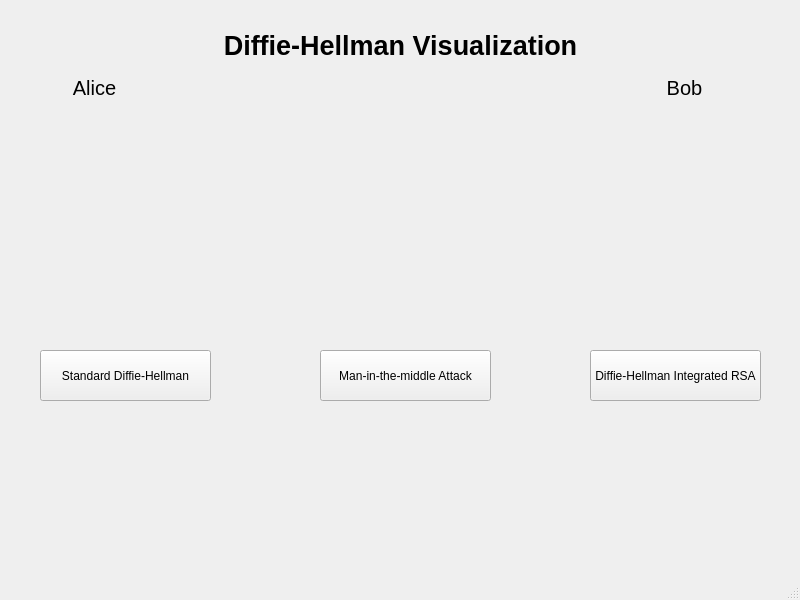
<?xml version="1.0" encoding="UTF-8"?>
<ui version="4.0">
 <class>MainWindow</class>
 <widget class="QMainWindow" name="MainWindow">
  <property name="geometry">
   <rect>
    <x>0</x>
    <y>0</y>
    <width>800</width>
    <height>600</height>
   </rect>
  </property>
  <property name="windowTitle">
   <string>MainWindow</string>
  </property>
  <widget class="QWidget" name="centralwidget">
   <widget class="QLabel" name="label">
    <property name="geometry">
     <rect>
      <x>70</x>
      <y>10</y>
      <width>661</width>
      <height>71</height>
     </rect>
    </property>
    <property name="font">
     <font>
      <pointsize>20</pointsize>
      <bold>true</bold>
     </font>
    </property>
    <property name="text">
     <string>Diffie-Hellman Visualization</string>
    </property>
    <property name="alignment">
     <set>Qt::AlignCenter</set>
    </property>
   </widget>
   <widget class="QLabel" name="Alice_image">
    <property name="geometry">
     <rect>
      <x>30</x>
      <y>100</y>
      <width>141</width>
      <height>141</height>
     </rect>
    </property>
    <property name="text">
     <string/>
    </property>
    <property name="pixmap">
     <pixmap>Image/coding (1).png</pixmap>
    </property>
    <property name="scaledContents">
     <bool>true</bool>
    </property>
   </widget>
   <widget class="QLabel" name="Bob_image">
    <property name="geometry">
     <rect>
      <x>620</x>
      <y>100</y>
      <width>141</width>
      <height>141</height>
     </rect>
    </property>
    <property name="text">
     <string/>
    </property>
    <property name="pixmap">
     <pixmap>Image/coding.png</pixmap>
    </property>
    <property name="scaledContents">
     <bool>true</bool>
    </property>
   </widget>
   <widget class="QLabel" name="message_image">
    <property name="geometry">
     <rect>
      <x>150</x>
      <y>190</y>
      <width>41</width>
      <height>41</height>
     </rect>
    </property>
    <property name="text">
     <string/>
    </property>
    <property name="pixmap">
     <pixmap>Image/envelope.png</pixmap>
    </property>
    <property name="scaledContents">
     <bool>true</bool>
    </property>
   </widget>
   <widget class="QLabel" name="Alice_name">
    <property name="geometry">
     <rect>
      <x>70</x>
      <y>80</y>
      <width>49</width>
      <height>16</height>
     </rect>
    </property>
    <property name="font">
     <font>
      <pointsize>15</pointsize>
     </font>
    </property>
    <property name="text">
     <string>Alice</string>
    </property>
    <property name="alignment">
     <set>Qt::AlignCenter</set>
    </property>
   </widget>
   <widget class="QLabel" name="Bob_name">
    <property name="geometry">
     <rect>
      <x>660</x>
      <y>80</y>
      <width>49</width>
      <height>16</height>
     </rect>
    </property>
    <property name="font">
     <font>
      <pointsize>15</pointsize>
     </font>
    </property>
    <property name="text">
     <string>Bob</string>
    </property>
    <property name="alignment">
     <set>Qt::AlignCenter</set>
    </property>
   </widget>
   <widget class="QPushButton" name="ChangeWindow1">
    <property name="geometry">
     <rect>
      <x>40</x>
      <y>350</y>
      <width>171</width>
      <height>51</height>
     </rect>
    </property>
    <property name="text">
     <string>Standard Diffie-Hellman</string>
    </property>
   </widget>
   <widget class="QPushButton" name="ChangeWindow2">
    <property name="geometry">
     <rect>
      <x>590</x>
      <y>350</y>
      <width>171</width>
      <height>51</height>
     </rect>
    </property>
    <property name="text">
     <string>Diffie-Hellman Integrated RSA</string>
    </property>
   </widget>
   <widget class="QPushButton" name="ChangeWindow3">
    <property name="geometry">
     <rect>
      <x>320</x>
      <y>350</y>
      <width>171</width>
      <height>51</height>
     </rect>
    </property>
    <property name="text">
     <string>Man-in-the-middle Attack</string>
    </property>
   </widget>
   <zorder>message_image</zorder>
   <zorder>label</zorder>
   <zorder>Alice_image</zorder>
   <zorder>Bob_image</zorder>
   <zorder>Alice_name</zorder>
   <zorder>Bob_name</zorder>
   <zorder>ChangeWindow1</zorder>
   <zorder>ChangeWindow2</zorder>
   <zorder>ChangeWindow3</zorder>
  </widget>
  <widget class="QMenuBar" name="menubar">
   <property name="geometry">
    <rect>
     <x>0</x>
     <y>0</y>
     <width>800</width>
     <height>22</height>
    </rect>
   </property>
  </widget>
  <widget class="QStatusBar" name="statusbar"/>
 </widget>
 <resources/>
 <connections/>
</ui>
